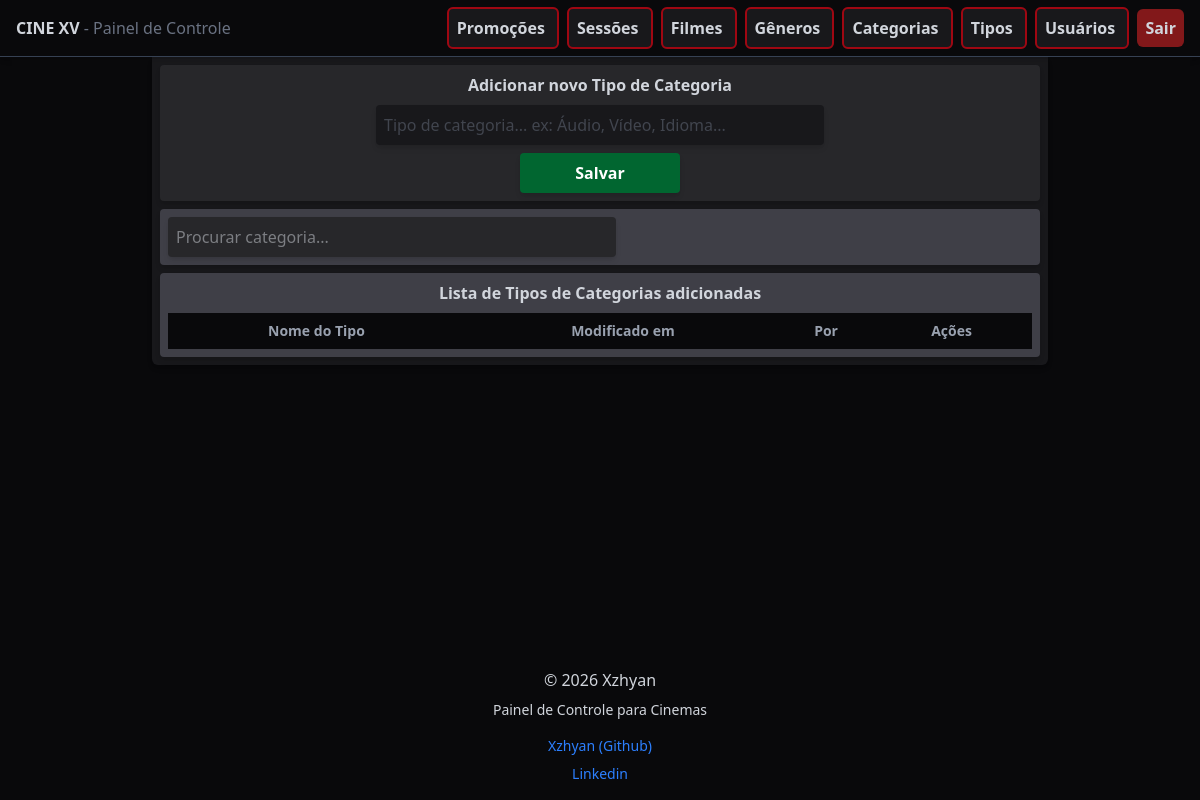
The page /category/types (signed in) on the database as committed earlier.
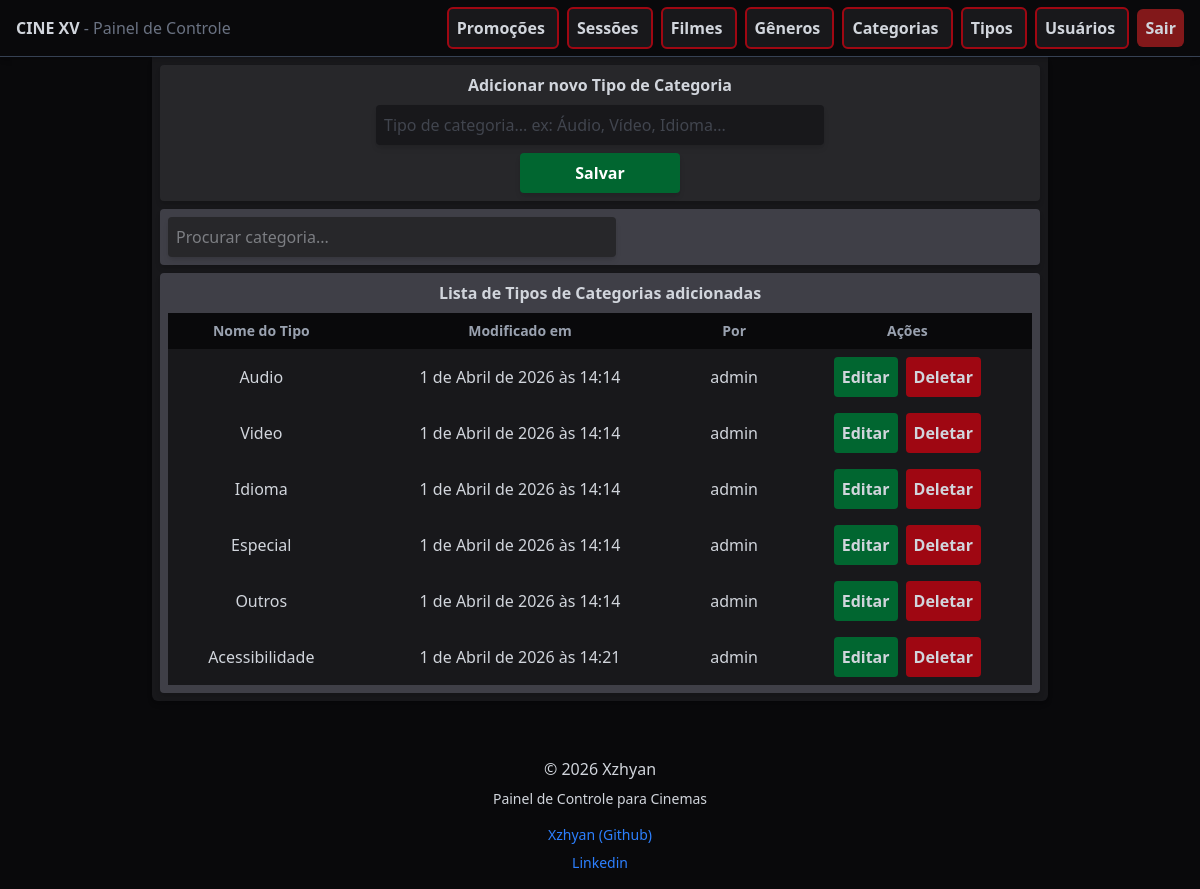
The same page on the database as committed later.
### api/models.py (models this page shows, shortened)
class CategoryType(models.Model):
    name = models.CharField(max_length=100, unique=True)
    modified_by = models.ForeignKey(User, on_delete=models.SET_NULL, null=True, related_name='mod_types')
    modified_at = models.DateTimeField(auto_now_add=True)

### control/models.py (models this page shows, shortened)
class CustomUser(AbstractBaseUser, PermissionsMixin):
    username = models.CharField(max_length=200, unique=True)
    is_active = models.BooleanField(default=False)
    is_admin = models.BooleanField(default=False)
    objects = CustomUserManager()
    USERNAME_FIELD = 'username'
    REQUIRED_FIELDS = []
    def __str__(self):
        return self.username

### control/views.py (the view, shortened to what this page needs)
# urls.py: path('category/types', views.catg_type, name='catg-types'),
@login_required(login_url='user-login')
def catg_type(request):
    form = AddCategoryTypeForm()
    c_types = CategoryType.objects.all()
    context = {
        'form': form,
        'c_types': c_types
    }
    return render(request, 'category/catg_type.html', context)

### control/forms.py
class AddCategoryTypeForm(forms.ModelForm):
    class Meta:
        model = CategoryType
        fields = ['name']
        widgets = {
            'name': forms.TextInput(attrs={
                'class': "w-md bg-zinc-900 hover:bg-zinc-700 transition outline-none p-2 rounded-sm shadow-md",
                'placeholder': "Tipo de categoria... ex: Áudio, Vídeo, Idioma..."
            })
        }

### control/templates/category/catg_type.html (shortened to what this page needs)
{% extends 'base.html' %}
{% block content %}
<div class="w-4xl bg-zinc-900 mx-auto p-2 rounded-b-md space-y-2 shadow-md">
    <div class="bg-zinc-800 flex flex-col gap-2 text-center items-center rounded-sm p-2 shadow-md">
        <h1 class="font-semibold">Adicionar novo Tipo de Categoria</h1>
        <form method="POST" class="flex flex-col gap-2 text-gray-500">
            {{ form.name }}
            <button name="form_type" value="add_form" type="submit" class="w-40 mx-auto bg-green-800 hover:bg-green-600 p-2 rounded-sm text-white font-semibold cursor-pointer transition shadow-md">
                Salvar
            </button>
        </form>
    </div>
    <div class="bg-zinc-700 flex flex-col gap-2 text-center rounded-sm p-2 shadow-md">
        <input id="search-files" type="search" placeholder="Procurar categoria..." class="w-full max-w-md bg-zinc-800 hover:bg-zinc-600 transition rounded-sm p-2 shadow-md">
    </div>
    <div class="bg-zinc-700 flex flex-col gap-2 text-center items-center rounded-sm p-2 shadow-md">
        <h1 class="font-semibold">Lista de Tipos de Categorias adicionadas</h1>
        <table class="w-full text-center">
            <thead>
                <tr class="bg-zinc-950 font-semibold text-sm text-gray-400">
                    <th class="p-1">Nome do Tipo</th>
                    <th class="p-1">Modificado em</th>
                    <th class="p-1">Por</th>
                    <th class="p-2">Ações</th>
                </tr>
            </thead>
            <tbody>
                {% for type in c_types %}
                <tr class="bg-zinc-900 hover:bg-zinc-800 transition cursor-pointer">
                    <td class="p-2">{{ type.name }}</td>
                    <td class="p-2">{{ type.modified_at }}</td>
                    <td class="p-2">{{ type.modified_by }}</td>
                    <td class="p-2 flex flex-row justify-center items-center gap-2">
                        <a href="{% url 'catg-type-edit' type.id %}" class="bg-green-800 hover:bg-green-600 p-2 rounded-sm cursor-pointer transition font-semibold">
                            Editar
                        </a>
                        <form method="POST">
                            <button name="form_type" value="delete_form" class="bg-red-800 hover:bg-red-600 p-2 rounded-sm cursor-pointer transition font-semibold">
                                Deletar
                            </button>
                        </form>
                    </td>
                </tr>
                {% endfor %}
            </tbody>
        </table>
    </div>
</div>
{% endblock %}

### control/templates/base.html (shortened to what this page needs)
{% load static %}
<!doctype html>
<html lang="en">
<head>
    <script src="https://cdn.jsdelivr.net/npm/@tailwindcss/browser@4"></script>
    <link rel="stylesheet" href="{% static 'styles.css' %}">
</head>
<body class="min-h-screen flex flex-col bg-zinc-950 text-gray-300">
    <header class="sticky top-0 z-40 w-full bg-zinc-950 flex p-4 items-center justify-between shadow-md border-b border-gray-700">
        <h1 class="font-semibold">
            CINE XV
            <span class="font-normal text-gray-500">
                - Painel de Controle
            </span>
        </h1>
        {% if user.is_authenticated %}
        <nav class="text-center space-x-2">
            <a href="{% url 'promotions' %}"
                class="bg-zinc-900 hover:bg-zinc-700 cursor-pointer transition rounded-md font-semibold p-2 border-2 border-red-800">
                Promoções
            </a>
            <a href="{% url 'sessions' %}"
                class="bg-zinc-900 hover:bg-zinc-700 cursor-pointer transition rounded-md font-semibold p-2 border-2 border-red-800">
                Sessões
            </a>
            <a href="{% url 'films' %}"
                class="bg-zinc-900 hover:bg-zinc-700 cursor-pointer transition rounded-md font-semibold p-2 border-2 border-red-800">
                Filmes
            </a>
            <a href="{% url 'genres' %}"
                class="bg-zinc-900 hover:bg-zinc-700 cursor-pointer transition rounded-md font-semibold p-2 border-2 border-red-800">
                Gêneros
            </a>
            <a href="{% url 'categories' %}"
                class="bg-zinc-900 hover:bg-zinc-700 cursor-pointer transition rounded-md font-semibold p-2 border-2 border-red-800">
                Categorias
            </a>
            <a href="{% url 'catg-types' %}"
                class="bg-zinc-900 hover:bg-zinc-700 cursor-pointer transition rounded-md font-semibold p-2 border-2 border-red-800">
                Tipos
            </a>
            <a href="{% url 'users' %}"
                class="bg-zinc-900 hover:bg-zinc-700 cursor-pointer transition rounded-md font-semibold p-2 border-2 border-red-800">
                Usuários
            </a>
            <a href="{% url 'user-logout' %}"
                class="bg-red-900 hover:bg-red-700 cursor-pointer transition rounded-md font-semibold p-2">
                Sair
            </a>
        </nav>
        {% endif %}
    </header>
    <main class="flex-1">
        {% block content %}{% endblock %}
    </main>
    <footer class="flex flex-col w-full p-2 bg-zinc-950 mt-10">
        <div class="flex flex-col p-2 gap-2 justify-center items-center">
            <p>&copy; 2026 Xzhyan</p>
            <p class="text-sm">Painel de Controle para Cinemas</p>
        </div>
        <div class="flex flex-col p-2 gap-2 justify-center items-center text-sm text-blue-500">
            <a href="https://github.com/Xzhyan">Xzhyan (Github)</a>
            <a href="https://www.linkedin.com/in/leandro-santos-32919b260/">Linkedin</a>
        </div>
    </footer>
</body>
</html>

### control/static/styles.css (style rules this page uses)
body { background-image: url("background.png"); background-repeat: no-repeat; background-position: center center; background-size: cover; min-height: 100vh; }

Rows that differ between the two databases and show on the page:
added CategoryType: name "Audio", modified_at "1 de Abril de 2026 às 14:14", modified_by "admin"
added CategoryType: name "Video", modified_at "1 de Abril de 2026 às 14:14", modified_by "admin"
added CategoryType: name "Idioma", modified_at "1 de Abril de 2026 às 14:14", modified_by "admin"
added CategoryType: name "Especial", modified_at "1 de Abril de 2026 às 14:14", modified_by "admin"
added CategoryType: name "Outros", modified_at "1 de Abril de 2026 às 14:14", modified_by "admin"
added CategoryType: name "Acessibilidade", modified_at "1 de Abril de 2026 às 14:21", modified_by "admin"
